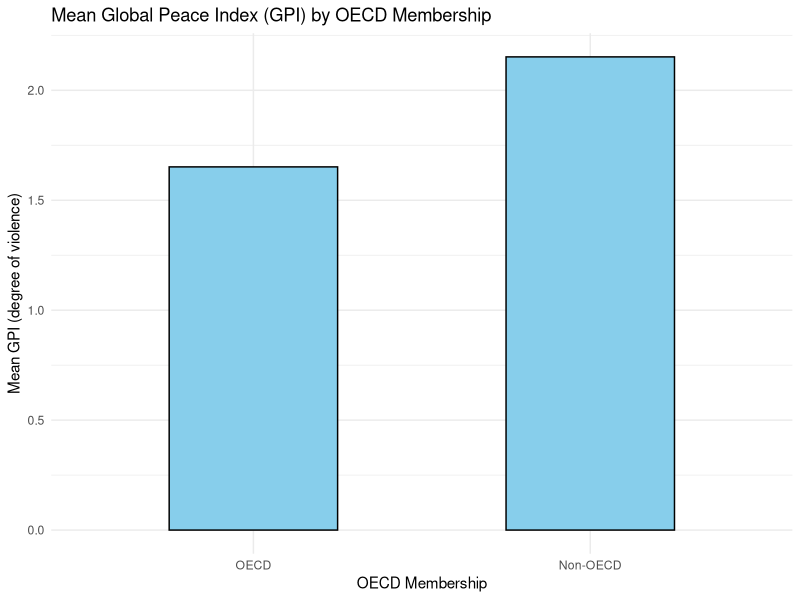
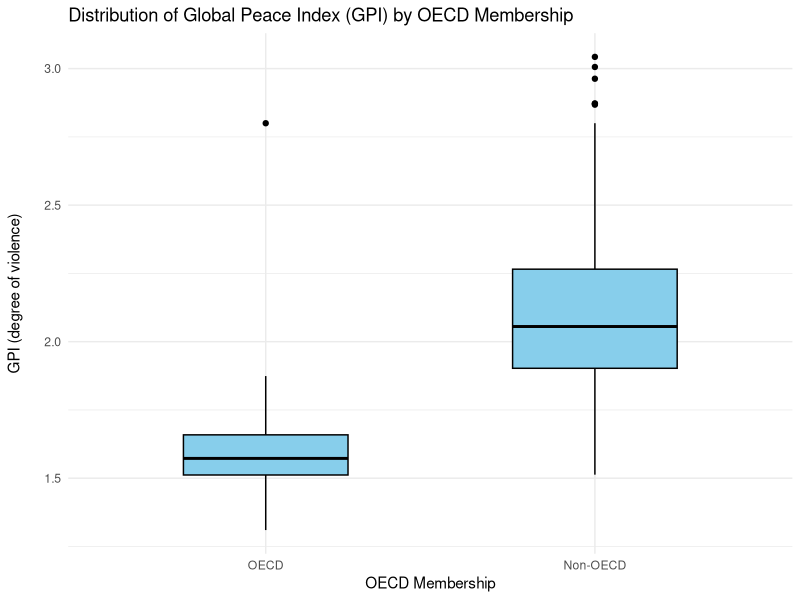
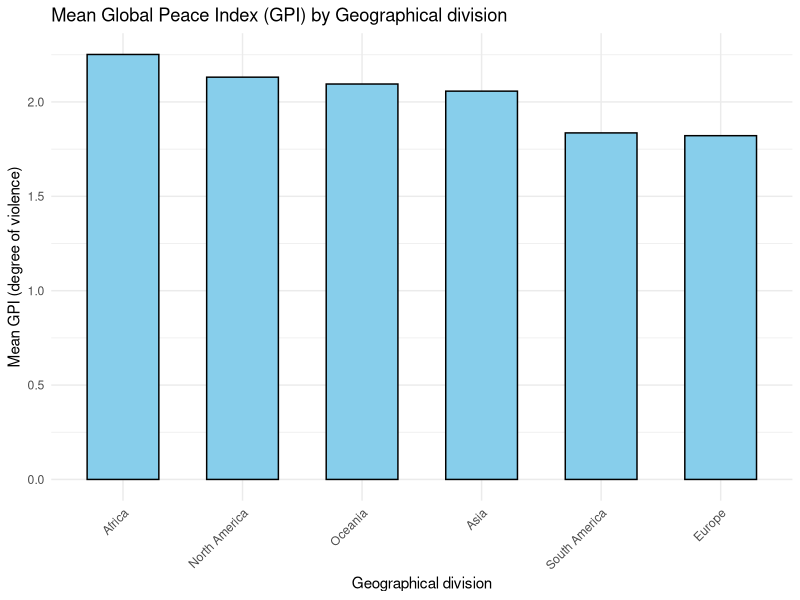
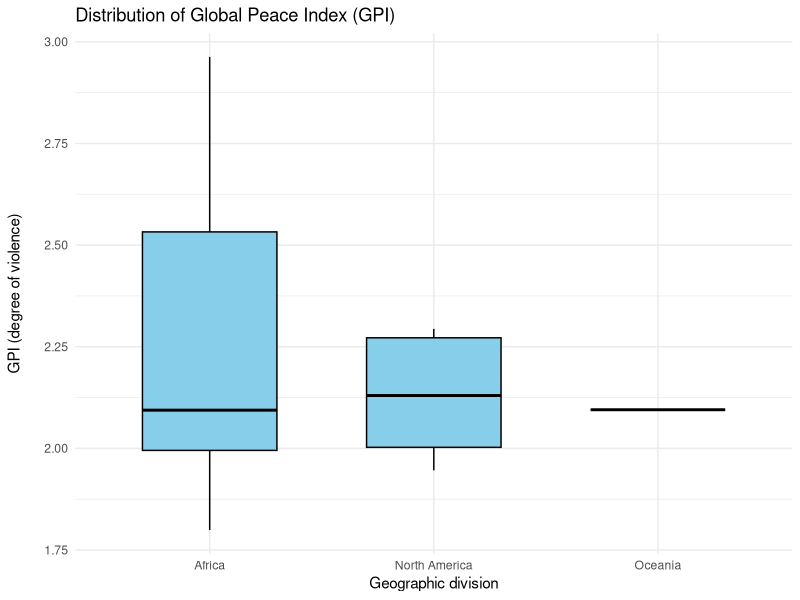
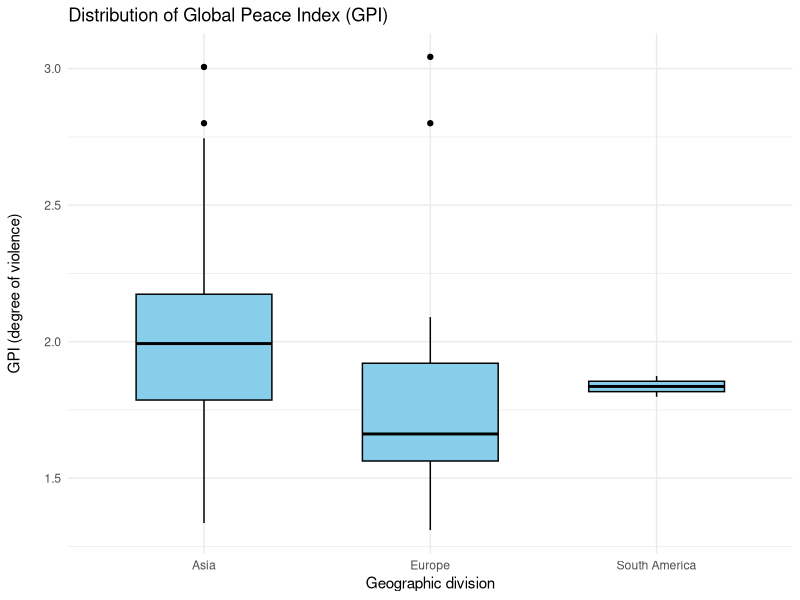
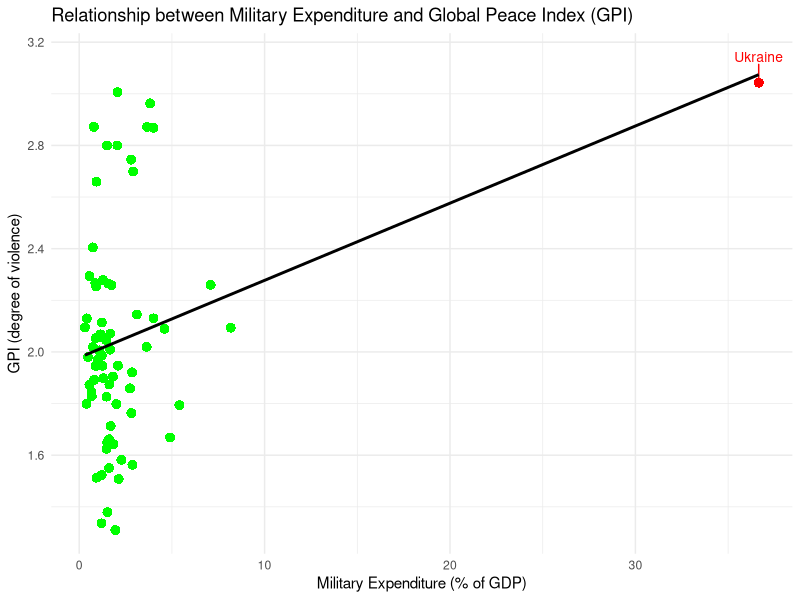
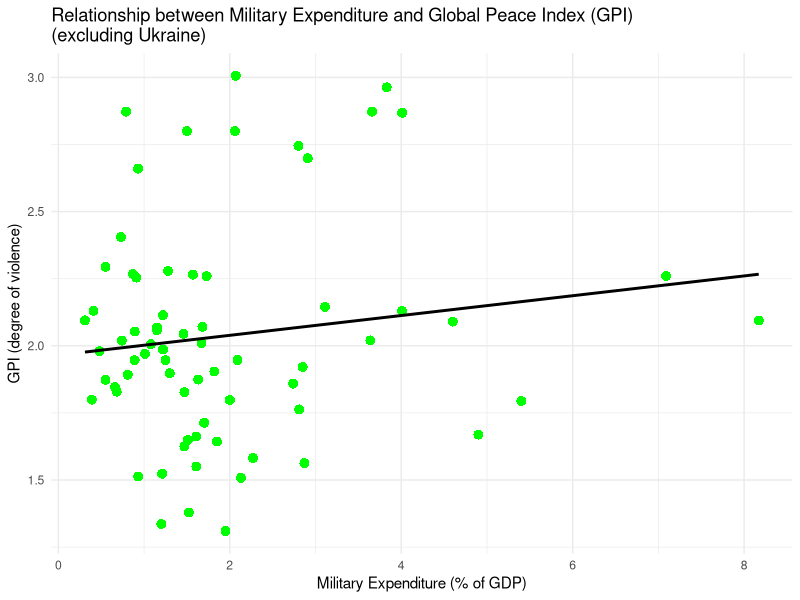
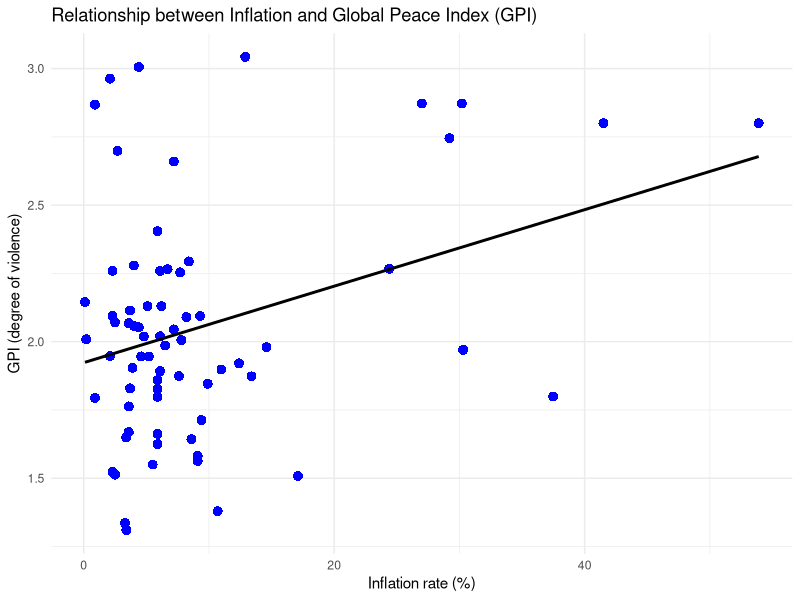

These figures' R source, in order:
#2nd_Assignment 
#Abel Juan Agut Rabadán
#Date of last revision:
#Descriptive statistics and linear regressions to predict GPI.

#This is the link where our data is stored 
open_project_folder <- function() {
  link <- "https://drive.google.com/drive/u/0/folders/1YNj60eZEQTmyZ7nyGbrlCxwOHrEaWEsM"
  browseURL(link)
}
open_project_folder()

#This is the selection of packages that are needed and we must charge all of them
packages <- c("dplyr", "ggplot2", "readr", "tidyr", "tidyverse", "ggrepel", "writexl")

package.check <- lapply(packages, function(pkg) {
  if (!require(pkg, character.only = TRUE)) {
    install.packages(pkg, dependencies = TRUE)
    library(pkg, character.only = TRUE)
  }
})

library(tidyverse)
library(ggplot2)
library (dplyr)
library (readr)
library (ggrepel) 
library(tidyr)
library (writexl)

#We check the compatibility of the packages with the R version
R.version
packageDescription("tidyverse")
packageDescription("ggplot2")
packageDescription("dplyr")
packageDescription("readr")
packageDescription("ggrepel")
packageDescription("tidyr")
packageDescription("writexl")

#We create the needed folders
base_dir <- getwd()  
dir.create(file.path(base_dir, "raw-data"), showWarnings = FALSE)
dir.create(file.path(base_dir, "processed-data"), showWarnings = FALSE)
dir.create(file.path(base_dir, "figures"), showWarnings = FALSE)

#We reed ourr original dataset
data_100474258 <- read_delim("raw-data/data_100474258.csv", 
                             delim = ";", escape_double = FALSE, trim_ws = TRUE)


#Create a copy of the dataset 
Data_2ndAssignment <- data_100474258

#####################################################

#1st Exercise 
#We convert the OECD variable into factor 
Data_2ndAssignment$OECD <- as.factor(Data_2ndAssignment$OECD)
#We first calculate the main statistical indicators of GPI for countries that are part of the OECD. 
Statistical_summary_OECD <- Data_2ndAssignment %>%
  filter(OECD == 1) %>%
  summarise(
    mean_GPI = mean(GPI, na.rm = TRUE),
    median_GPI = median(GPI, na.rm = TRUE),
    min_GPI = min(GPI, na.rm = TRUE),
    max_GPI = max(GPI, na.rm = TRUE),
    sd_GPI = sd(GPI, na.rm = TRUE)
  )
if (file.exists("Statistical_summary_OECD.xlsx")) file.remove("Statistical_summary_OECD.xlsx")
write_xlsx(Statistical_summary_OECD, path = "processed-data/Statistical_summary_OECD.xlsx")
#We do the same for countries that are not part of the OECD. 
Statistical_summary_non_OECD <- Data_2ndAssignment %>%
  filter(OECD == 0) %>%
  summarise(
    mean_GPI = mean(GPI, na.rm = TRUE),
    median_GPI = median(GPI, na.rm = TRUE),
    min_GPI = min(GPI, na.rm = TRUE),
    max_GPI = max(GPI, na.rm = TRUE),
    sd_GPI = sd(GPI, na.rm = TRUE)
  )
if (file.exists("Statistical_summary_non_OECD.xlsx")) file.remove("Statistical_summary_non_OECD.xlsx")
write_xlsx(Statistical_summary_non_OECD, path = "processed-data/Statistical_summary_non_OECD.xlsx")
#We plot a bar chart with the GPI means for countries in the OECD and countries not in OECD
ggplot(Data_2ndAssignment, aes(x = factor(OECD, levels = c(1, 0)), y = GPI)) +
  stat_summary(fun = mean, geom = "bar", fill = "skyblue", color = "black", width = 0.5) +
  labs(
    title = "Mean Global Peace Index (GPI) by OECD Membership",
    x = "OECD Membership",
    y = "Mean GPI (degree of violence)"
  ) +
  scale_x_discrete(labels = c("1" = "OECD", "0" = "Non-OECD")) +
  theme_minimal()
#We now draw a graph with two boxplots, one for OECD and another one for Non-OECD countries considering the 
#distribution of the GPI for each of them. 
ggplot(Data_2ndAssignment, aes(x = factor(OECD, levels = c(1, 0)), y = GPI)) +
  geom_boxplot(fill = "skyblue", color = "black", width = 0.5) +
  labs(
    title = "Distribution of Global Peace Index (GPI) by OECD Membership",
    x = "OECD Membership",
    y = "GPI (degree of violence)"
  ) +
  scale_x_discrete(labels = c("1" = "OECD", "0" = "Non-OECD")) +
  theme_minimal() + theme(
    axis.title.y = element_text(margin = margin(r = 15))
  )

################################################################

#2nd exercise 
#Here again we calculate the main statistical summaries for GPI, but in this case dividing it by Continents of the "Division" variable 
statistical_summary_division <- Data_2ndAssignment %>%
  group_by(Division) %>%
  summarise(
    mean_GPI = mean(GPI, na.rm = TRUE),
    median_GPI = median(GPI, na.rm = TRUE),
    min_GPI = min(GPI, na.rm = TRUE),
    max_GPI = max(GPI, na.rm = TRUE),
    sd_GPI = ifelse(n() > 1, sd(GPI, na.rm = TRUE), 0)
  )
if (file.exists("statistical_summary_division.xlsx")) file.remove("statistical_summary_division.xlsx")
write_xlsx(statistical_summary_division, path = "processed-data/statistical_summary_division.xlsx")
#We plot a bar chart with the GPI means for each of the continents 
ggplot(Data_2ndAssignment, aes(x = reorder(Division, -GPI, FUN = mean), y = GPI)) +
  stat_summary(fun = mean, geom = "bar", fill = "skyblue", color = "black", width = 0.6) +
  labs(
    title = "Mean Global Peace Index (GPI) by Geographical division",
    x = "Geographical division",
    y = "Mean GPI (degree of violence)"
  ) +
  theme_minimal() +
  theme(
    axis.text.x = element_text(angle = 45, hjust = 1)
  )
#We now draw two graphs, one for Africa, North America and Oceania and one for Asia, South America and Europe 
#with boxplots of the distribution of the Global Peace Index for all the continents 
Data_2ndAssignment %>%
  filter(Division %in% c("Africa", "North America", "Oceania")) %>%
  ggplot(aes(x = Division, y = GPI)) +
  geom_boxplot(fill = "skyblue", color = "black", width = 0.6) +
  labs(
    title = "Distribution of Global Peace Index (GPI)",
    x = "Geographic division", 
    y = "GPI (degree of violence)"
  ) +
  theme_minimal() +
  theme(
    axis.title.y = element_text(margin = margin(r = 15))
  )
Data_2ndAssignment %>%
  filter(Division %in% c("Asia", "South America", "Europe")) %>%
  ggplot(aes(x = Division, y = GPI)) +
  geom_boxplot(fill = "skyblue", color = "black", width = 0.6) +
  labs(
    title = "Distribution of Global Peace Index (GPI)",
    x = "Geographic division",   
    y = "GPI (degree of violence)"
  ) +
  theme_minimal() +
  theme(
    axis.title.y = element_text(margin = margin(r = 15))  
  )

##############################################################################3

#3rd exercise 
#We want to see which variables are quantitative.
str(Data_2ndAssignment)
#We make a scatterplot that relates GPI with military expenditure. We also add a regression line
ggplot(Data_2ndAssignment, aes(x = MilitaryExpenditure, y = GPI)) +
  geom_point(
    data = subset(Data_2ndAssignment, Country != "Ukraine"),
    color = "green", shape = 16, size = 3
  ) +
  geom_point(
    data = subset(Data_2ndAssignment, Country == "Ukraine"),
    color = "red", shape = 16, size = 3
  ) +
  geom_text_repel(
    data = subset(Data_2ndAssignment, Country == "Ukraine"),
    aes(label = Country),
    color = "red",
    size = 3.5,
    nudge_y = 0.1
  ) +
  geom_smooth(method = "lm", se = FALSE, color = "black") +
  labs(
    title = "Relationship between Military Expenditure and Global Peace Index (GPI)",
    x = "Military Expenditure (% of GDP)",
    y = "GPI (degree of violence)"
  ) +
  theme_minimal()
#Now we make the same scatterplot, but excluding Ukraine, a clear outlier 
Data_2ndAssignment %>%
  filter(Country != "Ukraine") %>%   
  ggplot(aes(x = MilitaryExpenditure, y = GPI)) +
  geom_point(color = "green", shape = 16, size = 3) +  # green dots
  geom_smooth(method = "lm", se = FALSE, color = "black") +
  labs(
    title = "Relationship between Military Expenditure and Global Peace Index (GPI)\n(excluding Ukraine)",
    x = "Military Expenditure (% of GDP)",
    y = "GPI (degree of violence)"
  ) +
  theme_minimal()
#We make a scatterplot that relates GPI with inflation. We also add the regression line
ggplot(Data_2ndAssignment, aes(x = Inflation, y = GPI)) +
  geom_point(color = "blue", shape = 16, size = 3) +  
  geom_smooth(method = "lm", se = FALSE, color = "black") +
  labs(
    title = "Relationship between Inflation and Global Peace Index (GPI)",
    x = "Inflation rate (%)",
    y = "GPI (degree of violence)"
  ) +
  theme_minimal()
#We make a scatterplot that related GPI and GDPpc. We also add the regression line. 
ggplot(Data_2ndAssignment, aes(x = GDPpc, y = GPI)) +
  geom_point(color = "brown", shape = 16, size = 3) +   
  geom_smooth(method = "lm", se = FALSE, color = "black") +  
  labs(
    title = "Relationship between GDP per Capita and Global Peace Index (GPI)",
    x = "GDP per capita (US dollars)",
    y = "GPI (degree of violence)"
  ) +
  theme_minimal()

################################################################################

#Exercise 4 
#We trace the correlation between Military Expenditure and GPI
cor(Data_2ndAssignment$MilitaryExpenditure, Data_2ndAssignment$GPI)
#We make a regression between Military Expenditure and GPI 
GPI_MilitaryExpenditure_Regression <- lm(GPI ~ MilitaryExpenditure, data = Data_2ndAssignment)
summary(GPI_MilitaryExpenditure_Regression)
GPI_MilitaryExpenditure_summary <- summary(GPI_MilitaryExpenditure_Regression)
#We make a table from the regression data we are interested in 
GPI_MilitaryExpenditure_table <- data.frame(
  Variable = rownames(GPI_MilitaryExpenditure_summary$coefficients),
  Estimate = GPI_MilitaryExpenditure_summary$coefficients[, "Estimate"],
  p_value = GPI_MilitaryExpenditure_summary$coefficients[, "Pr(>|t|)"]
)
GPI_MilitaryExpenditure_table$Multiple_R_squared <- GPI_MilitaryExpenditure_summary$r.squared
if (file.exists("GPI_MilitaryExpenditure_table.xlsx")) file.remove("GPI_MilitaryExpenditure_table.xlsx")
write_xlsx(GPI_MilitaryExpenditure_table, path = "processed-data/GPI_MilitaryExpenditure_table.xlsx")
#We run again the regression but this time excluding Ukraine 
GPI_MilitaryExpenditure_Regression_noUkraine <- lm(
  GPI ~ MilitaryExpenditure, 
  data = subset(Data_2ndAssignment, Country != "Ukraine")
)
summary(GPI_MilitaryExpenditure_Regression_noUkraine)
#We calculate the predicted values for GPI according to the model established with the Military Expenditure regression and the residuals excluding Ukraine 
fitted_vals_GPI_MilitaryExpenditure <- fitted(GPI_MilitaryExpenditure_Regression)
residuals_vals_GPI_MilitaryExpenditure <- residuals(GPI_MilitaryExpenditure_Regression)
#We plot the residuals to see if there is any pattern 
plot(fitted_vals_GPI_MilitaryExpenditure, residuals_vals_GPI_MilitaryExpenditure,
     xlab = "Fitted values",
     ylab = "Residuals",
     main = "GPI-Military Expenditure Residuals vs Fitted Values",
     pch = 16, col = "green")
abline(h = 0, col = "black", lwd = 2)
#We plot a histogram to see if there is a normal distribution 
hist(residuals_vals_GPI_MilitaryExpenditure,
     breaks = 10,             
     col = "green",        
     border = "black",          
     main = "Histogram of Residuals",
     xlab = "Residuals",
     ylab = "Frequency")


#We trace trace the correlation between Inflation and GPI
cor(Data_2ndAssignment$Inflation, Data_2ndAssignment$GPI)
#We make a regression between Inflation and GPI 
GPI_Inflation_Regression <- lm(GPI ~ Inflation, data = Data_2ndAssignment)
summary(GPI_Inflation_Regression)
GPI_Inflation_summary <- summary(GPI_Inflation_Regression)
#We make a table from the regression data we are interested in 
GPI_Inflation_table <- data.frame(
  Variable = rownames(GPI_Inflation_summary$coefficients),
  Estimate = GPI_Inflation_summary$coefficients[, "Estimate"],
  p_value = GPI_Inflation_summary$coefficients[, "Pr(>|t|)"]
)
GPI_Inflation_table$Multiple_R_squared <- GPI_Inflation_summary$r.squared
if (file.exists("GPI_Inflation_table.xlsx")) file.remove("GPI_Inflation_table.xlsx")
write_xlsx(GPI_Inflation_table, path = "processed-data/GPI_Inflation_table.xlsx")
#We calculate the predicted values for GPI according to the model established with the Inflation regression and the residuals 
fitted_vals_GPI_Inflation <- fitted(GPI_Inflation_Regression)
residuals_vals_GPI_Inflation <- residuals(GPI_Inflation_Regression)
#We plot the residuals to see if there is any pattern 
plot(fitted_vals_GPI_Inflation, residuals_vals_GPI_Inflation,
     xlab = "Fitted values",
     ylab = "Residuals",
     main = "GPI-Inflation Residuals vs Fitted Values",
     pch = 16, col = "blue")
abline(h = 0, col = "black", lwd = 2)
#We plot a histogram to see if there is a normal distribution 
hist(residuals_vals_GPI_Inflation,
     breaks = 10,             
     col = "blue",        
     border = "black",          
     main = "Histogram of Residuals",
     xlab = "Residuals",
     ylab = "Frequency")

#We trace trace the correlation between GDPpc and GPI
cor(Data_2ndAssignment$GDPpc, Data_2ndAssignment$GPI)
#We make a regression between GDPpc and GPI 
GPI_GDPpc_Regression <- lm(GPI ~ GDPpc, data = Data_2ndAssignment)
summary(GPI_GDPpc_Regression)
GPI_GDPpc_summary <- summary(GPI_GDPpc_Regression)
#We make a table from the regression data we are interested in 
GPI_GDPpc_table <- data.frame(
  Variable = rownames(GPI_GDPpc_summary$coefficients),
  Estimate = GPI_GDPpc_summary$coefficients[, "Estimate"],
  p_value = GPI_GDPpc_summary$coefficients[, "Pr(>|t|)"]
)
GPI_GDPpc_table$Multiple_R_squared <- GPI_GDPpc_summary$r.squared
if (file.exists("GPI_GDPpc_table.xlsx")) file.remove("GPI_GDPpc_table.xlsx")
write_xlsx(GPI_GDPpc_table, path = "processed-data/GPI_GDPpc_table.xlsx")
#We calculate the predicted values for GPI according to the model established with the GDPpc regression and the residuals 
fitted_vals_GPI_GDPpc <- fitted(GPI_GDPpc_Regression)
residuals_vals_GPI_GDPpc <- residuals(GPI_GDPpc_Regression)
#We plot the residuals to see if there is any pattern 
plot(fitted_vals_GPI_GDPpc, residuals_vals_GPI_GDPpc,
     xlab = "Fitted values",
     ylab = "Residuals",
    main = "GPI-GDPpc Residuals vs Fitted Values",
    pch = 16, col = "brown")
abline(h = 0, col = "black", lwd = 2)
#We plot a histogram to see if there is a normal distribution 
hist(residuals_vals_GPI_GDPpc,
     breaks = 10,             
     col = "brown",        
     border = "black",          
     main = "Histogram of Residuals",
     xlab = "Residuals",
     ylab = "Frequency")

################################################################################

#Exercise 5
#We read the dataset with the 5 new counties and its GDPpc
Five_more_country <- Five_more_country <- data.frame(
  Country = c("Austria", "Belarus", "India", "Australia", "Guinea"),
  GDPpc   = c(56.5059683, 7.82905314, 2.48484543, 64.7117656, 1.66393781)
)
#We predict for these 5 countries according to what we got in our previous model their GPI
predicted_GPI_Five_countries <- predict(GPI_GDPpc_Regression, newdata = Five_more_country)
Five_more_country$Predicted_GPI <- predicted_GPI_Five_countries
#We create a vector with the actual GPI for each of the countries 
actual_GPI_values <- c(1.313, 2.291, 2.319, 1.536, 2.423)
#We add the actual value to the Five_more_country table 
Five_more_country$Actual_GPI <- actual_GPI_values
#We pivot longer the table for its representation in a side to side bar chart 
Five_more_country_long <- Five_more_country %>%
  pivot_longer(cols = c(Predicted_GPI, Actual_GPI),
               names_to = "Type",
               values_to = "GPI_Value")

ggplot(Five_more_country_long, aes(x = Country, y = GPI_Value, fill = Type)) +
  geom_bar(stat = "identity",
           position = position_dodge(width = 0.6),
           width = 0.6) +                           
  labs(title = "Predicted vs Actual GPI by Country",
       x = "Country",
       y = "GPI Value") +
  scale_fill_manual(values = c("steelblue", "red"),
                    name = "GPI Type",
                    labels = c("Actual GPI", "Predicted GPI")) +
  theme_minimal() +
  theme(
    plot.title = element_text(hjust = 0.5, face = "bold"),
    axis.text.x = element_text(angle = 45, hjust = 1)
  )

#We make a scatterplot with the predicited and actual values
ggplot(Five_more_country_long, aes(x = GDPpc, y = GPI_Value, color = Type)) +
  geom_point(size = 3) +
  geom_text_repel(aes(label = Country),
                  size = 3,
                  max.overlaps = Inf,
                  nudge_y = 0.05,        
                  direction = "y",      
                  segment.color = 'grey50',
                  box.padding = 0.5,
                  point.padding = 0.5) +
  scale_color_manual(values = c("Predicted_GPI" = "red", "Actual_GPI" = "steelblue"),
                     labels = c("Actual", "Predicted"),
                     name = "GPI Type") +
  labs(title = "GPI vs GDP per Capita: Predicted vs Actual",
       x = "GDP per Capita (thousands USD)",
       y = "GPI") +
  theme_minimal() +
  theme(plot.title = element_text(hjust = 0.5, face = "bold"))



################################################################################

#Exercise 6
#Mutate division as a factor 
Data_2ndAssignment$Division <- as.factor(Data_2ndAssignment$Division)
Data_2ndAssignment$Division <- relevel(Data_2ndAssignment$Division, ref = "Europe")
#We trace a regression model with GDPpc and Division 
GPI_GDPpc_Division_Regression <- lm(GPI ~ GDPpc + Division, data = Data_2ndAssignment)
summary(GPI_GDPpc_Division_Regression)
GPI_Division_summary <- summary(GPI_GDPpc_Division_Regression)
#We make a table from the regression data we are interested in 
GPI_Division_table <- data.frame(
  Variable = rownames(GPI_Division_summary$coefficients),
  Estimate = GPI_Division_summary$coefficients[, "Estimate"],
  p_value = GPI_Division_summary$coefficients[, "Pr(>|t|)"]
)
GPI_Division_table$Adjusted_R_squared <- GPI_Division_summary$adj.r.squared
if (file.exists("GPI_Division_table.xlsx")) file.remove("GPI_Division_table.xlsx")
write_xlsx(GPI_Division_table, path = "processed-data/GPI_Division_table.xlsx")
#We create a new data frame from the original one to add a variable that would represent the predicted GPI according to the 
#GPI_GDPpc_Division_Regression model 
Data_2ndAssignment_PredictedGPI <- Data_2ndAssignment
Data_2ndAssignment_PredictedGPI$Predicted_GPI <- predict(GPI_GDPpc_Division_Regression)
#We create a new data frame just with the Country, Division, GDPpc, the Actual and the Predicted GPI. 
Data_2ndAssignment_PredictedGPI_cleaned <- Data_2ndAssignment_PredictedGPI %>%
  select(Country, Division, GDPpc, Actual_GPI = GPI, Predicted_GPI)
#We calculate the correlation between the Actual and Predicted GPI values and represent it with a scatterplot
correlation_GDPpc_Division <- cor(Data_2ndAssignment_PredictedGPI_cleaned$Actual_GPI, Data_2ndAssignment_PredictedGPI_cleaned$Predicted_GPI)
ggplot(Data_2ndAssignment_PredictedGPI_cleaned, aes(x = Predicted_GPI, y = Actual_GPI)) +
  geom_point(color = "steelblue", size = 2) +
  geom_abline(slope = 1, intercept = 0, color = "red", linetype = "dashed") +
  theme_minimal(base_size = 13) +
  labs(
    title = "Actual vs Predicted GPI",
    subtitle = "Regression Model: GPI ~ GDPpc + Division",
    x = "Predicted GPI",
    y = "Actual GPI"
  ) +
  annotate(
    "text",
    x = min(Data_2ndAssignment_PredictedGPI_cleaned$Predicted_GPI),
    y = max(Data_2ndAssignment_PredictedGPI_cleaned$Actual_GPI),
    label = paste0("r = ", round(correlation_GDPpc_Division, 3)),
    hjust = 0, vjust = 1, size = 5, fontface = "bold"
  )

################################################################################

#Exercise 7
#We create a data frame called edu_data, reading our csv
edu_data <- read_csv("raw-data/expected_years_schooling.csv")
#We filter out dataset with the year and columns that we are interested in 
edu_2023 <- edu_data %>%
  filter(Year == 2023) %>%
  select(Country = Entity, Education_ExpYears_2023 = `Expected years of schooling`)
#We rename the countries that have different names to the ones in our original dataset to make the merging
edu_2023$Country <- recode(edu_2023$Country,
                                     "Turkey" = "Türkiye",
                                     "South Korea" = "Korea, South")
#We make a copy of our original dataset to add this new variable
Data_2ndAssignment_edu <- Data_2ndAssignment 
#We merge our education dataset and our original one by Country
Data_2ndAssignment_edu <- merge(
  Data_2ndAssignment_edu,
  edu_2023,
  by = "Country",
  all.x = TRUE
)
#We fill a missing value in Kosovo for education by the mean of the other values 
Data_2ndAssignment_edu$Education_ExpYears_2023[is.na(Data_2ndAssignment_edu$Education_ExpYears_2023)] <- 
  mean(Data_2ndAssignment_edu$Education_ExpYears_2023, na.rm = TRUE)
#We trace a first correlation between the education expected years and GPI 
cor(Data_2ndAssignment_edu$Education_ExpYears_2023,
Data_2ndAssignment_edu$GPI)
#We make now a regression between education expected years and GPI 
GPI_Education_Regression <- lm(GPI ~ Education_ExpYears_2023, data = Data_2ndAssignment_edu)
summary(GPI_Education_Regression)
GPI_Education_summary <- summary(GPI_Education_Regression)
#We make a table from the regression data we are interested in 
GPI_Education_table <- data.frame(
  Variable = rownames(GPI_Education_summary$coefficients),
  Estimate = GPI_Education_summary$coefficients[, "Estimate"],
  p_value = GPI_Education_summary$coefficients[, "Pr(>|t|)"]
)
GPI_Education_table$Multiple_R_squared <- GPI_Education_summary$r.squared
if (file.exists("GPI_Education_table.xlsx")) file.remove("GPI_Education_table.xlsx")
write_xlsx(GPI_Education_table, path = "processed-data/GPI_Education_table.xlsx")
#We calculate the predicted values for GPI according to the model established with the Education_ExpYears_2023 and the residuals 
fitted_vals_GPI_Education <- fitted(GPI_Education_Regression)
residuals_vals_GPI_Education <- residuals(GPI_Education_Regression)
#We plot the residuals to see if there is any pattern 
plot(fitted_vals_GPI_Education, residuals_vals_GPI_Education,
     xlab = "Fitted values",
     ylab = "Residuals",
     main = "GPI-Education Residuals vs Fitted Values",
     pch = 16, col = "yellow")
abline(h = 0, col = "black", lwd = 2)
#We plot a histogram to see if there is a normal distribution 
hist(residuals_vals_GPI_Education,
     breaks = 10,             
     col = "yellow",        
     border = "black",          
     main = "Histogram of Residuals",
     xlab = "Residuals",
     ylab = "Frequency")

#We create a data frame called RDI_data, reading our csv
rdi_data <- read_delim("raw-data/religious_diversity_index.csv", 
                       delim = ";", escape_double = FALSE, trim_ws = TRUE)
#We filter out dataset with the columns that we are interested in 
rdi_data_clean <- rdi_data %>%
  select(Country, RDI)
#We rename the countries that have different names to the ones in our original dataset to make the merging
rdi_data_clean$Country <- recode(rdi_data_clean$Country,
                                 "Bosnia-Herzegovina" = "Bosnia and Herzegovina",
                                 "Ivory Coast" = "Cote d'Ivoire",
                                 "Czech Republic"= "Czechia",
                                 "Guinea Bissau"= "Guinea-Bissau",
                                 "South Korea"= "Korea, South",
                                 "Republic of Macedonia"= "North Macedonia",
                                 "Turkey"= "Türkiye")
#We make a copy of our original dataset to add this new variable
Data_2ndAssignment_edu_rdi <- Data_2ndAssignment_edu 
#We merge our education dataset and our original one by Country
Data_2ndAssignment_edu_rdi <- merge(
  Data_2ndAssignment_edu_rdi,
  rdi_data_clean,
  by = "Country",
  all.x = TRUE
)
#We trace a first correlation between the RDI and GPI 
cor(Data_2ndAssignment_edu_rdi$RDI,
    Data_2ndAssignment_edu$GPI)
#We make now a regression between RDI and GPI 
GPI_RDI_Regression <- lm(GPI ~ RDI, data = Data_2ndAssignment_edu_rdi)
summary(GPI_RDI_Regression)
GPI_RDI_summary <- summary(GPI_RDI_Regression)
#We make a table from the regression data we are interested in 
GPI_RDI_table <- data.frame(
  Variable = rownames(GPI_RDI_summary$coefficients),
  Estimate = GPI_RDI_summary$coefficients[, "Estimate"],
  p_value = GPI_RDI_summary$coefficients[, "Pr(>|t|)"]
)
GPI_RDI_table$Multiple_R_squared <- GPI_RDI_summary$r.squared
if (file.exists("GPI_RDI_table.xlsx")) file.remove("GPI_RDI_table.xlsx")
write_xlsx(GPI_RDI_table, path = "processed-data/GPI_RDI_table.xlsx")
#We calculate the predicted values for GPI according to the model established with the Education_ExpYears_2023 and the residuals 
fitted_vals_GPI_RDI <- fitted(GPI_RDI_Regression)
residuals_vals_GPI_RDI <- residuals(GPI_RDI_Regression)
#We plot the residuals to see if there is any pattern 
plot(fitted_vals_GPI_RDI, residuals_vals_GPI_RDI,
     xlab = "Fitted values",
     ylab = "Residuals",
     main = "GPI-RDI Residuals vs Fitted Values",
     pch = 16, col = "orange")
abline(h = 0, col = "black", lwd = 2)
#We plot a histogram to see if there is a normal distribution 
hist(residuals_vals_GPI_RDI,
     breaks = 10,             
     col = "orange",        
     border = "black",          
     main = "Histogram of Residuals",
     xlab = "Residuals",
     ylab = "Frequency")

#We now make a regression between OECD and GPI, previously factorizing it
Data_2ndAssignment$OECD <- as.factor(Data_2ndAssignment$OECD)
GPI_OECD_Regression <- lm(GPI ~ OECD, data = Data_2ndAssignment)
summary (GPI_OECD_Regression)
GPI_OECD_summary <- summary (GPI_OECD_Regression)
#We make a table from the regression data we are interested in
GPI_OECD_table <- data.frame(
  Variable = rownames(GPI_OECD_summary$coefficients),
  Estimate = GPI_OECD_summary$coefficients[, "Estimate"],
  p_value = GPI_OECD_summary$coefficients[, "Pr(>|t|)"]
)
GPI_OECD_table$Multiple_R_squared <- GPI_OECD_summary$r.squared
if (file.exists("GPI_OECD_table.xlsx")) file.remove("GPI_OECD_table.xlsx")
write_xlsx(GPI_OECD_table, path = "processed-data/GPI_OECD_table.xlsx")

#We make a multilinear regression that considers GPI as response variable and GDPpc, Education_ExpYears_2023, OECD, Inflation, MilitaryExpenditure and RDI as predictors.
#We also convert OECD in a factor in the new dataset
Data_2ndAssignment_edu_rdi$OECD <- as.factor(Data_2ndAssignment_edu_rdi$OECD)
Multilinear_regression_1 <- lm(GPI ~ GDPpc + Education_ExpYears_2023 + OECD + Inflation + MilitaryExpenditure + RDI,
                data = Data_2ndAssignment_edu_rdi)
summary (Multilinear_regression_1)
GPI_Multilinear_1_summary <- summary (Multilinear_regression_1)
#We make a table from the regression data we are interested in
GPI_Multilinear_1_table <- data.frame(
  Variable = rownames(GPI_Multilinear_1_summary$coefficients),
  Estimate = GPI_Multilinear_1_summary$coefficients[, "Estimate"],
  p_value = GPI_Multilinear_1_summary$coefficients[, "Pr(>|t|)"]
)
GPI_Multilinear_1_table$Adjusted_R_squared <- GPI_Multilinear_1_summary$adj.r.squared
if (file.exists("GPI_Multilinear_1_table.xlsx")) file.remove("GPI_Multilinear_1_table.xlsx")
write_xlsx(GPI_Multilinear_1_table, path = "processed-data/GPI_Multilinear_1_table.xlsx")

#We establish the correlation between all the numeric variables to get which ones are strongly correlated (multicollinearity)
cor(Data_2ndAssignment_edu_rdi[, c("GDPpc", "Education_ExpYears_2023", "Inflation", "MilitaryExpenditure", "RDI")], 
    use = "complete.obs")
#We run another regression but this time excluding OECD and Education_ExpYears_2023
Multilinear_regression_2 <- lm(GPI ~ GDPpc + Inflation + MilitaryExpenditure + RDI,
                               data = Data_2ndAssignment_edu_rdi)
summary (Multilinear_regression_2)
GPI_Multilinear_2_summary <- summary (Multilinear_regression_2)
#We make a table from the regression data we are interested in 
GPI_Multilinear_2_table <- data.frame(
  Variable = rownames(GPI_Multilinear_2_summary$coefficients),
  Estimate = GPI_Multilinear_2_summary$coefficients[, "Estimate"],
  p_value = GPI_Multilinear_2_summary$coefficients[, "Pr(>|t|)"]
)
GPI_Multilinear_2_table$Adjusted_R_squared <- GPI_Multilinear_2_summary$adj.r.squared
if (file.exists("GPI_Multilinear_2_table.xlsx")) file.remove("GPI_Multilinear_2_table.xlsx")
write_xlsx(GPI_Multilinear_2_table, path = "processed-data/GPI_Multilinear_2_table.xlsx")



################################################################################

#Exercise 8
#We establish again 5 countries dataset for the multilinear regression with all the necessary variables  
Five_more_country_multilinear <- data.frame(
  Country = c("Austria", "Belarus", "India", "Australia", "Guinea"),
  MilitaryExpenditure= c(0.84, 1.8, 2.44, 1.92, 2.13),
  Inflation= c(7.7, 5, 5.4, 5.6, 7.8),
  OECD= c(1, 0, 0, 1, 0),
  GDPpc= c(56.5059683, 7.82905314, 2.48484543, 64.7117656, 1.66393781),
  Division= c("Europe", "Europe", "Asia", "Oceania", "Africa"),
  Education_ExpYears_2023= c(16.284280, 13.718810, 12.954540, 20.654780, 10.393307),
  RDI= c(3.8, 4.7, 4.0, 5.6, 3.1)
)
#We factorize the OECD one 
Five_more_country_multilinear$OECD <- as.factor(Five_more_country_multilinear$OECD)

#We predict GPI for these 5 countries according to our multilinear model 
predicted_GPI_Five_countries_multilinear <- predict(Multilinear_regression_2, newdata = Five_more_country_multilinear)
Five_more_country_multilinear$Predicted_GPI <- predicted_GPI_Five_countries_multilinear
#We create a vector with the actual GPI for each of the countries 
actual_GPI_values <- c(1.313, 2.291, 2.319, 1.536, 2.423)
#We add the actual value to the Five_more_country_multilinear table 
Five_more_country_multilinear$Actual_GPI <- actual_GPI_values
#We pivot longer the table for its representation
Five_more_country_multilinear_long <- Five_more_country_multilinear %>%
  pivot_longer(cols = c(Predicted_GPI, Actual_GPI),
               names_to = "Type",
               values_to = "GPI_Value")
ggplot(Five_more_country_multilinear_long, aes(x = Country, y = GPI_Value, fill = Type)) +
  geom_bar(stat = "identity",
           position = position_dodge(width = 0.6),
           width = 0.6) +                           
  labs(title = "Predicted vs Actual GPI by Country",
       x = "Country",
       y = "GPI Value") +
  scale_fill_manual(values = c("steelblue", "red"),
                    name = "GPI Type",
                    labels = c("Actual GPI", "Predicted GPI")) +
  theme_minimal() +
  theme(
    plot.title = element_text(hjust = 0.5, face = "bold"),
    axis.text.x = element_text(angle = 45, hjust = 1)
  )






